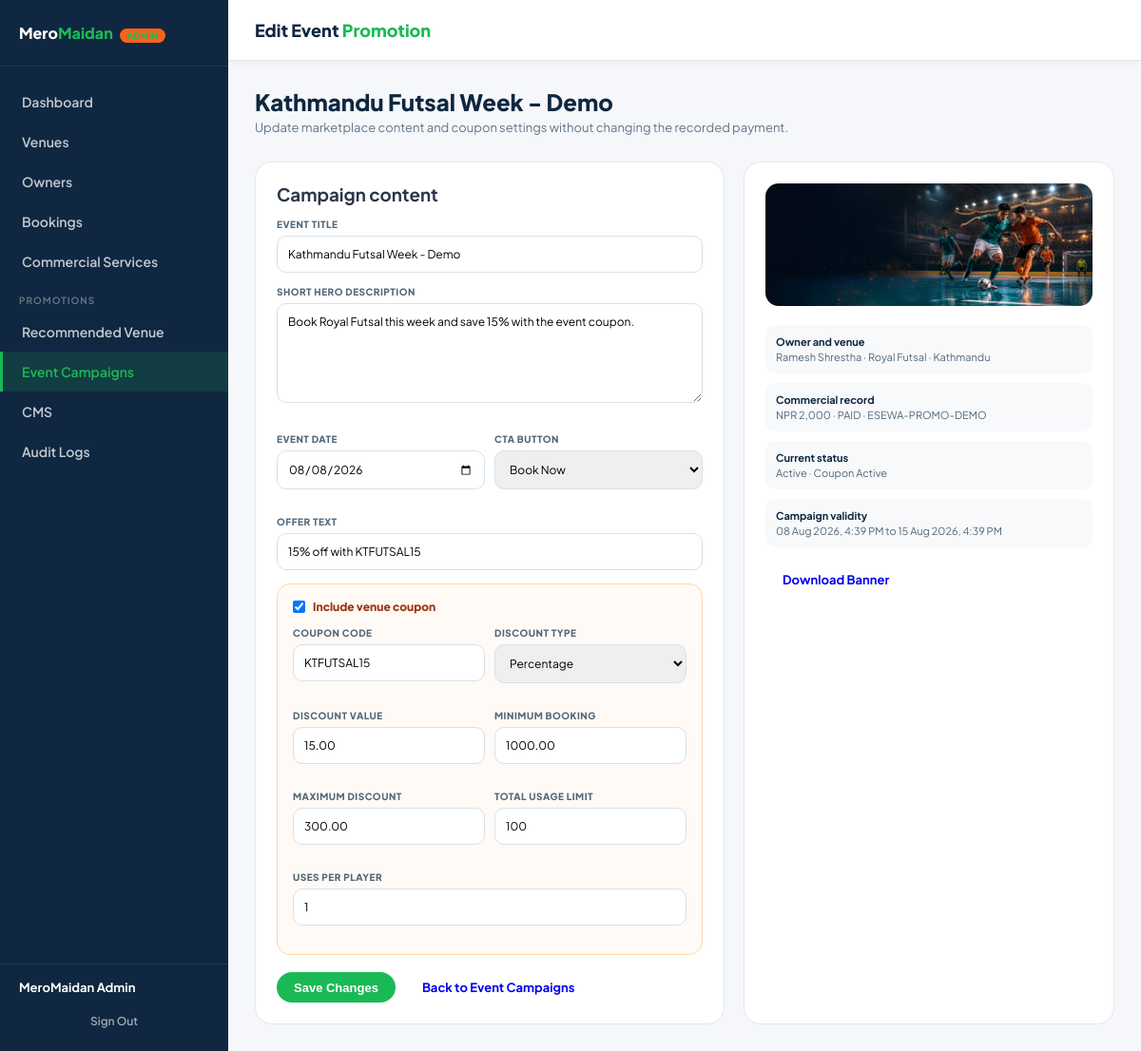
The app's page /superadmin/event-promotion-edit.php?id=7 (signed in) with its own data.
### tables this page shows
CREATE TABLE `event_promotions` (
  `id` bigint(20) NOT NULL AUTO_INCREMENT,
  `tenant_id` int(11) NOT NULL,
  `owner_id` int(11) NOT NULL,
  `venue_id` int(11) NOT NULL,
  `title` varchar(180) NOT NULL,
  `short_description` varchar(500) NOT NULL,
  `event_date` date NOT NULL,
  `promotion_starts_at` datetime NOT NULL,
  `promotion_expires_at` datetime NOT NULL,
  `discount_label` varchar(120) DEFAULT NULL,
  `cta_text` varchar(50) NOT NULL DEFAULT 'View Venue',
  `amount_npr` decimal(10,2) DEFAULT NULL,
  `status` enum('draft','pending_payment','pending_review','scheduled','active','expired','rejected','suspended','cancelled') NOT NULL DEFAULT 'draft',
  `approved_by` int(11) DEFAULT NULL,
  `approved_at` datetime DEFAULT NULL,
  `rejection_reason` varchar(500) DEFAULT NULL,
  `created_at` timestamp NOT NULL DEFAULT current_timestamp(),
  `updated_at` timestamp NOT NULL DEFAULT current_timestamp() ON UPDATE current_timestamp(),
  PRIMARY KEY (`id`),
  KEY `idx_event_marketplace` (`status`,`promotion_starts_at`,`promotion_expires_at`),
  KEY `idx_event_tenant` (`tenant_id`,`status`),
  KEY `fk_event_owner` (`owner_id`),
  KEY `fk_event_venue` (`venue_id`),
  CONSTRAINT `fk_event_owner` FOREIGN KEY (`owner_id`) REFERENCES `venue_owners` (`id`) ON DELETE CASCADE,
  CONSTRAINT `fk_event_venue` FOREIGN KEY (`venue_id`) REFERENCES `venues` (`id`) ON DELETE CASCADE
);

CREATE TABLE `coupons` (
  `id` bigint(20) NOT NULL AUTO_INCREMENT,
  `tenant_id` int(11) NOT NULL,
  `owner_id` int(11) NOT NULL,
  `venue_id` int(11) NOT NULL,
  `event_promotion_id` bigint(20) DEFAULT NULL,
  `code` varchar(50) NOT NULL,
  `discount_type` enum('percentage','fixed') NOT NULL,
  `discount_value` decimal(10,2) NOT NULL,
  `minimum_booking_amount` decimal(10,2) NOT NULL DEFAULT 0.00,
  `maximum_discount_amount` decimal(10,2) DEFAULT NULL,
  `usage_limit` int(11) DEFAULT NULL,
  `usage_limit_per_player` int(11) NOT NULL DEFAULT 1,
  `uses_count` int(11) NOT NULL DEFAULT 0,
  `eligibility_json` longtext DEFAULT NULL,
  `valid_from` datetime NOT NULL,
  `valid_to` datetime NOT NULL,
  `status` enum('draft','active','expired','suspended','cancelled') NOT NULL DEFAULT 'draft',
  `created_at` timestamp NOT NULL DEFAULT current_timestamp(),
  `updated_at` timestamp NOT NULL DEFAULT current_timestamp() ON UPDATE current_timestamp(),
  PRIMARY KEY (`id`),
  UNIQUE KEY `code` (`code`),
  KEY `idx_coupon_validation` (`code`,`status`,`venue_id`,`valid_from`,`valid_to`),
  KEY `fk_coupon_owner` (`owner_id`),
  KEY `fk_coupon_venue` (`venue_id`),
  KEY `fk_coupon_event` (`event_promotion_id`),
  CONSTRAINT `fk_coupon_event` FOREIGN KEY (`event_promotion_id`) REFERENCES `event_promotions` (`id`) ON DELETE CASCADE,
  CONSTRAINT `fk_coupon_owner` FOREIGN KEY (`owner_id`) REFERENCES `venue_owners` (`id`) ON DELETE CASCADE,
  CONSTRAINT `fk_coupon_venue` FOREIGN KEY (`venue_id`) REFERENCES `venues` (`id`) ON DELETE CASCADE
);

CREATE TABLE `promotion_hero_banners` (
  `id` bigint(20) NOT NULL AUTO_INCREMENT,
  `event_promotion_id` bigint(20) NOT NULL,
  `image_url` varchar(1000) NOT NULL,
  `alt_text` varchar(255) NOT NULL,
  `sort_order` int(11) NOT NULL DEFAULT 0,
  `is_published` tinyint(1) NOT NULL DEFAULT 0,
  `created_at` timestamp NOT NULL DEFAULT current_timestamp(),
  `updated_at` timestamp NOT NULL DEFAULT current_timestamp() ON UPDATE current_timestamp(),
  PRIMARY KEY (`id`),
  UNIQUE KEY `event_promotion_id` (`event_promotion_id`),
  CONSTRAINT `fk_banner_event` FOREIGN KEY (`event_promotion_id`) REFERENCES `event_promotions` (`id`) ON DELETE CASCADE
);

CREATE TABLE `venue_owners` (
  `id` int(11) NOT NULL AUTO_INCREMENT,
  `name` varchar(200) NOT NULL,
  `email` varchar(200) NOT NULL,
  `phone` varchar(20) NOT NULL,
  `password_hash` varchar(255) NOT NULL,
  `business_name` varchar(200) DEFAULT NULL,
  `plan_id` int(11) DEFAULT 1,
  `status` enum('pending','active','suspended') DEFAULT 'pending',
  `created_at` timestamp NOT NULL DEFAULT current_timestamp(),
  `approved_at` timestamp NULL DEFAULT NULL,
  PRIMARY KEY (`id`),
  UNIQUE KEY `email` (`email`)
);

CREATE TABLE `venues` (
  `id` int(11) NOT NULL AUTO_INCREMENT,
  `owner_id` int(11) DEFAULT NULL,
  `name` varchar(200) NOT NULL,
  `slug` varchar(200) NOT NULL,
  `sport_type` enum('Football','Futsal','Cricket','Cricsal','Multi-Sport') NOT NULL DEFAULT 'Futsal',
  `address` text NOT NULL,
  `city` varchar(100) NOT NULL DEFAULT 'Kathmandu',
  `district` varchar(100) NOT NULL DEFAULT 'Kathmandu',
  `lat` decimal(10,8) DEFAULT NULL,
  `lng` decimal(11,8) DEFAULT NULL,
  `description` text DEFAULT NULL,
  `amenities` longtext DEFAULT NULL CHECK (json_valid(`amenities`)),
  `images` longtext DEFAULT NULL CHECK (json_valid(`images`)),
  `cover_image` varchar(500) DEFAULT NULL,
  `open_time` time DEFAULT '06:00:00',
  `close_time` time DEFAULT '22:00:00',
  `price_per_hour` decimal(10,2) NOT NULL DEFAULT 1000.00,
  `capacity` varchar(50) DEFAULT '5-a-side',
  `status` enum('pending','active','suspended') DEFAULT 'pending',
  `created_at` timestamp NOT NULL DEFAULT current_timestamp(),
  PRIMARY KEY (`id`),
  UNIQUE KEY `slug` (`slug`),
  KEY `owner_id` (`owner_id`),
  CONSTRAINT `venues_ibfk_1` FOREIGN KEY (`owner_id`) REFERENCES `venue_owners` (`id`) ON DELETE SET NULL
);

### superadmin/event-promotion-edit.php (the view, shortened to what this page needs)
<?php
$db = getDB();
$adminName = $_SESSION['superadmin_name'] ?? 'Admin';
$id = (int)($_GET['id'] ?? $_POST['id'] ?? 0);
$load = function () use ($db, $id): array|false {
    $stmt = $db->prepare("SELECT e.*,v.name venue_name,v.city,vo.name owner_name,b.image_url,c.id coupon_id,c.code coupon_code,c.discount_type,c.discount_value,c.minimum_booking_amount,c.maximum_discount_amount,c.usage_limit,c.usage_limit_per_player,c.uses_count,c.status coupon_status,(SELECT status FROM promotion_payments p WHERE p.service_type='event_promotion' AND p.service_id=e.id ORDER BY p.id DESC LIMIT 1) payment_status,(SELECT provider_reference FROM promotion_payments p WHERE p.service_type='event_promotion' AND p.service_id=e.id AND p.status='paid' ORDER BY p.id DESC LIMIT 1) payment_reference FROM event_promotions e JOIN venues v ON v.id=e.venue_id JOIN venue_owners vo ON vo.id=e.owner_id LEFT JOIN promotion_hero_banners b ON b.event_promotion_id=e.id LEFT JOIN coupons c ON c.event_promotion_id=e.id WHERE e.id=? LIMIT 1");
    $stmt->execute([$id]);
    return $stmt->fetch();
};
$campaign = $load();
function statusLabel(string $status): string {
    return ucwords(str_replace('_', ' ', $status));
}
$bannerUrl = preg_match('~^https?://~i', (string)$campaign['image_url'])
    ? $campaign['image_url']
    : '../' . ltrim((string)$campaign['image_url'], '/');
?>
<!DOCTYPE html>
<html lang="en">
<head>
  <link rel="stylesheet" href="../assets/css/admin.css">
</head>
<body>
<div class="admin-layout">
  <aside class="admin-sidebar">
    <div class="sidebar-logo"><div class="sidebar-logo-text">Mero<span>Maidan</span> <span class="sidebar-badge">ADMIN</span></div></div>
    <nav class="sidebar-nav"><a href="index.php" class="nav-link">Dashboard</a><a href="venues.php" class="nav-link">Venues</a><a href="owners.php" class="nav-link">Owners</a><a href="bookings.php" class="nav-link">Bookings</a><a href="plans.php" class="nav-link">Commercial Services</a><div class="nav-section-label">Promotions</div><a href="recommended-promotions.php" class="nav-link">Recommended Venue</a><a href="event-promotions.php" class="nav-link active">Event Campaigns</a><a href="cms.php" class="nav-link">CMS</a><a href="audit.php" class="nav-link">Audit Logs</a></nav>
    <div class="sidebar-footer"><div class="admin-user-name"><?=htmlspecialchars($adminName)?></div><a href="../auth/logout.php" class="btn-logout">Sign Out</a></div>
  </aside>
  <main class="admin-main">
    <div class="admin-topbar"><div class="topbar-title">Edit Event <span>Promotion</span></div></div>
    <div class="admin-content">
      <div class="page-header"><h1><?=htmlspecialchars($campaign['title'])?></h1><p>Update marketplace content and coupon settings without changing the recorded payment.</p></div>
      <div class="edit-grid">
        <form method="post" class="form-card">
          <h3>Campaign content</h3>
          <div class="field"><label>Event title</label><input name="title" maxlength="180" value="<?=htmlspecialchars($campaign['title'])?>" required></div>
          <div class="field"><label>Short hero description</label><textarea name="short_description" maxlength="500" required><?=htmlspecialchars($campaign['short_description'])?></textarea></div>
          <div class="grid2"><div class="field"><label>Event date</label><input type="date" name="event_date" value="<?=htmlspecialchars($campaign['event_date'])?>" required></div><div class="field"><label>CTA button</label><select name="cta_text"><option<?=$campaign['cta_text']==='View Venue'?' selected':''?>>View Venue</option><option<?=$campaign['cta_text']==='Book Now'?' selected':''?>>Book Now</option></select></div></div>
          <div class="field"><label>Offer text</label><input name="discount_label" maxlength="120" value="<?=htmlspecialchars($campaign['discount_label'] ?? '')?>" placeholder="15% off with KTFUTSAL15"></div>
          <div class="coupon-panel">
            <label class="check-row"><input type="checkbox" name="has_coupon" id="hasCoupon"<?=$campaign['coupon_id']?' checked':''?>> Include venue coupon</label>
            <div id="couponFields">
              <div class="grid2"><div class="field"><label>Coupon code</label><input name="coupon_code" maxlength="50" value="<?=htmlspecialchars($campaign['coupon_code'] ?? '')?>"></div><div class="field"><label>Discount type</label><select name="discount_type"><option value="percentage"<?=$campaign['discount_type']==='percentage'?' selected':''?>>Percentage</option><option value="fixed"<?=$campaign['discount_type']==='fixed'?' selected':''?>>Fixed NPR</option></select></div></div>
              <div class="grid2"><div class="field"><label>Discount value</label><input type="number" min="0" step="0.01" name="discount_value" value="<?=htmlspecialchars($campaign['discount_value'] ?? '')?>"></div><div class="field"><label>Minimum booking</label><input type="number" min="0" step="0.01" name="minimum_booking_amount" value="<?=htmlspecialchars($campaign['minimum_booking_amount'] ?? '0')?>"></div></div>
              <div class="grid2"><div class="field"><label>Maximum discount</label><input type="number" min="0" step="0.01" name="maximum_discount_amount" value="<?=htmlspecialchars($campaign['maximum_discount_amount'] ?? '')?>"></div><div class="field"><label>Total usage limit</label><input type="number" min="1" name="usage_limit" value="<?=htmlspecialchars($campaign['usage_limit'] ?? '')?>"></div></div>
              <div class="field"><label>Uses per player</label><input type="number" min="1" name="usage_limit_per_player" value="<?=htmlspecialchars($campaign['usage_limit_per_player'] ?? '1')?>"></div>
            </div>
          </div>
          <div class="actions-row"><button class="btn btn-green">Save Changes</button><a class="btn" href="event-promotions.php">Back to Event Campaigns</a></div>
        </form>
        <aside class="preview-card">
          <img class="banner" src="<?=htmlspecialchars($bannerUrl)?>" alt="<?=htmlspecialchars($campaign['title'])?> banner">
          <div class="readonly"><div><strong>Owner and venue</strong><?=htmlspecialchars($campaign['owner_name'].' · '.$campaign['venue_name'].' · '.$campaign['city'])?></div><div><strong>Commercial record</strong>NPR <?=number_format($campaign['amount_npr'])?> · <?=htmlspecialchars(strtoupper($campaign['payment_status'] ?? 'unpaid'))?> · <?=htmlspecialchars($campaign['payment_reference'] ?? '-')?></div><div><strong>Current status</strong><?=htmlspecialchars(statusLabel($campaign['status']))?><?php if($campaign['coupon_id']):?> · Coupon <?=htmlspecialchars(statusLabel($campaign['coupon_status']))?><?php endif;?></div><div><strong>Campaign validity</strong><?=date('d M Y, g:i A',strtotime($campaign['promotion_starts_at']))?> to <?=date('d M Y, g:i A',strtotime($campaign['promotion_expires_at']))?></div></div>
          <div class="actions-row"><a class="btn" href="download-promotion-banner.php?event_id=<?=$id?>">Download Banner</a></div>
        </aside>
      </div>
    </div>
  </main>
</div>
</body>
</html>

### assets/css/admin.css (style rules this page uses)
*, *::before, *::after { box-sizing: border-box; margin: 0; padding: 0; }
:root { --green: #1BB955; --navy: #0f2740; --navy2: #14355d; --orange: #f9631c; --text: #2b3648; --muted: #64748b; --border: #e2e8f0; --bg: #f5f7fa; --white: #ffffff; --red: #ef4444; --amber: #f59e0b; --sidebar: 240px; }
body { font-family: 'Plus Jakarta Sans', sans-serif; background: var(--bg); color: var(--text); min-height: 100vh; }
.admin-layout { display: flex; min-height: 100vh; }
.admin-sidebar { width: var(--sidebar); background: var(--navy); color: rgba(255,255,255,.85); display: flex; flex-direction: column; position: fixed; top: 0; left: 0; bottom: 0; z-index: 50; transition: transform .3s; }
.sidebar-logo { padding: 24px 20px; border-bottom: 1px solid rgba(255,255,255,.08); display: flex; align-items: center; gap: 10px; }
.sidebar-logo-text { font-size: 16px; font-weight: 900; color: #fff; }
.sidebar-logo-text span { color: var(--green); }
.sidebar-badge { font-size: 9px; font-weight: 700; background: var(--orange); color: #fff; padding: 2px 8px; border-radius: 50px; margin-left: 4px; letter-spacing: .5px; }
.sidebar-nav { padding: 16px 0; flex: 1; overflow-y: auto; }
.nav-section-label { font-size: 10px; font-weight: 700; color: rgba(255,255,255,.35); text-transform: uppercase; letter-spacing: 1px; padding: 14px 20px 6px; }
.nav-link { display: flex; align-items: center; gap: 12px; padding: 12px 20px; color: rgba(255,255,255,.75); text-decoration: none; font-size: 14px; font-weight: 600; transition: all .2s; border-left: 3px solid transparent; }
.nav-link.active { background: rgba(27,185,85,.15); color: var(--green); border-left-color: var(--green); }
.sidebar-footer { padding: 16px 20px; border-top: 1px solid rgba(255,255,255,.08); }
.admin-user-name { font-size: 13px; font-weight: 700; color: #fff; white-space: nowrap; overflow: hidden; text-overflow: ellipsis; }
.btn-logout { display: block; margin-top: 12px; text-align: center; color: rgba(255,255,255,.6); font-size: 12px; font-weight: 600; text-decoration: none; padding: 8px; border-radius: 8px; transition: all .2s; }
.admin-main { flex: 1; margin-left: var(--sidebar); display: flex; flex-direction: column; min-height: 100vh; }
.admin-topbar { background: var(--white); border-bottom: 1px solid var(--border); padding: 0 28px; height: 64px; display: flex; align-items: center; justify-content: space-between; position: sticky; top: 0; z-index: 40; box-shadow: 0 2px 8px rgba(0,0,0,.04); }
.topbar-title { font-size: 18px; font-weight: 900; color: var(--navy); }
.topbar-title span { color: var(--green); }
.admin-content { flex: 1; padding: 28px; }
.page-header { margin-bottom: 28px; }
.page-header h1 { font-size: 24px; font-weight: 900; color: var(--navy); }
.page-header p { font-size: 13px; color: var(--muted); margin-top: 4px; }
.btn { display: inline-flex; align-items: center; gap: 6px; padding: 8px 18px; border-radius: 50px; font-size: 13px; font-weight: 700; cursor: pointer; border: none; transition: all .2s; text-decoration: none; }
.btn-green { background: var(--green); color: #fff; }

### superadmin/event-promotion-edit.php (style rules this page uses)
.edit-grid { display:grid;grid-template-columns:minmax(0,1fr) 390px;gap:20px }
.form-card,.preview-card { padding:22px;border:1px solid #e1e8ee;border-radius:18px;background:#fff }
.field { margin:14px 0 }
.field label { display:block;margin-bottom:6px;font-size:10px;font-weight:900;letter-spacing:.05em;color:#52677a;text-transform:uppercase }
.field input,.field select,.field textarea { width:100%;padding:11px;border:1px solid #d7e1e9;border-radius:10px;font:inherit;font-size:12px }
.field textarea { min-height:105px;resize:vertical }
.grid2 { display:grid;grid-template-columns:1fr 1fr;gap:10px }
.coupon-panel { padding:16px;border:1px solid #fed7aa;border-radius:14px;background:#fffaf5 }
.check-row { display:flex;align-items:center;gap:8px;color:#9a3412;font-size:12px;font-weight:800 }
.check-row input { width:auto }
.banner { width:100%;aspect-ratio:8/3;object-fit:cover;border-radius:14px;background:#e8eef3 }
.readonly { display:grid;gap:10px;margin-top:16px }
.readonly div { padding:11px;border-radius:10px;background:#f7f9fb;color:#52677a;font-size:11px }
.readonly strong { display:block;color:#0f2740;margin-bottom:3px }
.actions-row { display:flex;gap:10px;flex-wrap:wrap;margin-top:18px }

### records on screen
event_promotions: title "Kathmandu Futsal Week - Demo", short_description "Book Royal Futsal this week and save 15% with the event coupon.", event_date "08/08/2026", cta_text "Book Now", discount_label "15% off with KTFUTSAL15", coupon_code "KTFUTSAL15", discount_value "15.00", minimum_booking_amount "1000.00", maximum_discount_amount "300.00", usage_limit "100", usage_limit_per_player "1", promotion_hero_banners.image_url (picture), owner.city "Ramesh Shrestha · Royal Futsal · Kathmandu", amount_npr "2,000", status "Active", coupons.status "Active", promotion_starts_at "08 Aug 2026, 4:39 PM", promotion_expires_at "15 Aug 2026, 4:39 PM"
coupons: has_coupon "☑", discount_type "Percentage"

### other values on screen
$adminName "MeroMaidan Admin"
$campaign['payment_status'] "PAID"
$campaign['payment_reference'] "ESEWA-PROMO-DEMO"
